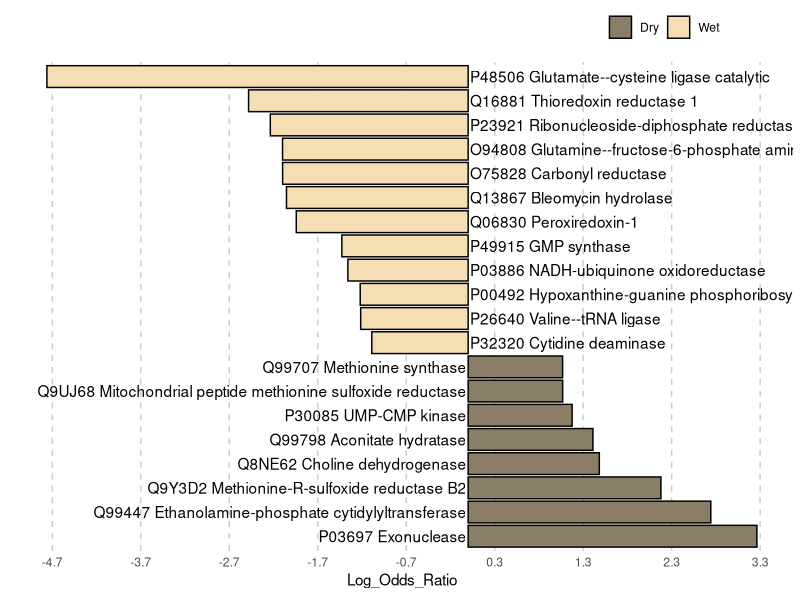
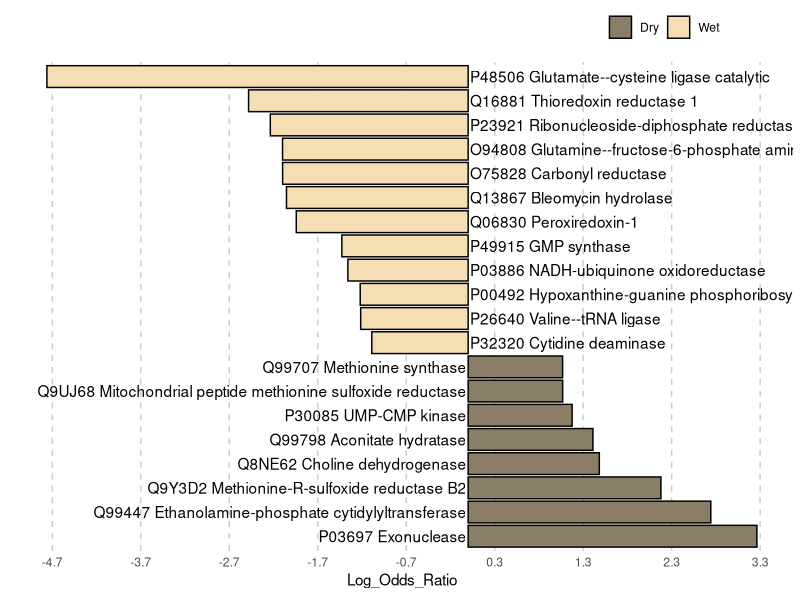

Source code (R) for these figures, in order:
Xeno <- read.csv (file="Dry_Wet_Lyfse_Plot_WithNames.txt", sep = "\t", header = T)
Xeno_stats <- Xeno[,c(1,2,3)]

library("dplyr")
library("ggplot2")
df <- Xeno_stats %>%
  mutate(
    Xeno = factor(Xeno, levels = Xeno[order(Log_Odds_Ratio, decreasing = TRUE)]),
    label_y = ifelse(Log_Odds_Ratio < 0, 0.02, -0.02),
    label_hjust = ifelse(Log_Odds_Ratio < 0, 0, 1)
)

my_plot <- ggplot(df, aes(x = Xeno, y = Log_Odds_Ratio, fill = Group)) +
  geom_bar(stat = "identity", col = "black") +
  geom_text(aes(y = label_y, label = Xeno, hjust = label_hjust)) +
  coord_flip() +
  scale_fill_manual(values = c(Dry = "wheat4", Wet = "wheat")) +
  theme_minimal() +
  theme(axis.text.y = element_blank(),
        axis.ticks.y = element_blank(),
        axis.title.y = element_blank(),
        legend.position = "top",
        legend.justification = 0.9,
        plot.title = element_text(size = 20, face = "bold"),
        legend.title = element_blank(),
        panel.grid.major.y = element_blank(),
        panel.grid.minor.y = element_blank(),
        panel.grid.major.x = element_line(colour = "grey80", linetype = "dashed"),
        panel.grid.minor.x = element_blank()) +
  scale_y_continuous(expression("Log_Odds_Ratio"),
                     breaks = -4.7:3.3)
print(my_plot)
ggsave("Xeno_Dry_Wet.Names.png", width = 12, height = 7, dpi = 600, my_plot)
